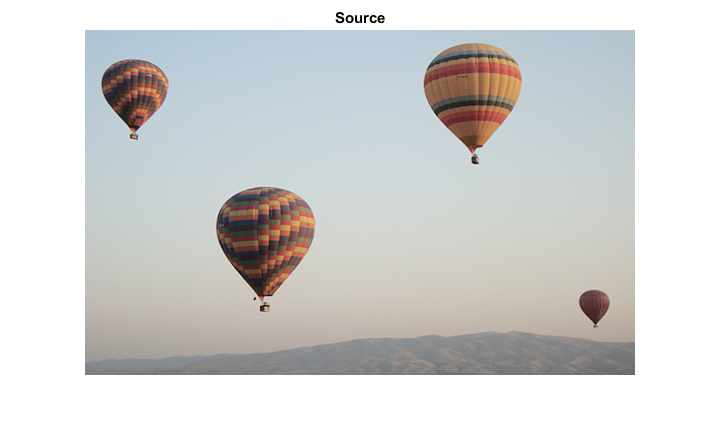
//> input picture stuff.png, 722 x 440 px
$ ./CvEllipseFitExp stuff.png   (built with g++ and OpenCV 4)
//> lines starting //> are read from the running program, lines starting //| are printed output that depends on the picture; after the words box and inside, x2 and y2 are one past the last pixel; in counts of white or black regions, pixels touching at a corner belong together
/**
 * @function generalContours_demo2.cpp
 * @brief Demo code to obtain ellipses and rotated rectangles that contain detected contours
 * @author OpenCV team
 */

#include "opencv2/imgcodecs.hpp"
#include "opencv2/highgui.hpp"
#include "opencv2/imgproc.hpp"
#include <iostream>

using namespace cv;
using namespace std;

Mat src_gray;
int thresh = 100;
RNG rng(12345);

void thresh_callback(int, void* );


int main( int argc, char** argv )
{
    /// Load source image and convert it to gray
    Mat src = imread( "../stuff.png") ;
//> src is the input picture: 440 rows x 722 cols, CV_8UC3; mean B, G, R 212.4, 213.1, 212.6
    if( src.empty() )
    {
        cout << "Could not open or find the image!\n" << endl;
        cout << "Usage: " << argv[0] << " <Input image>" << endl;
        return -1;
    }

    /// Convert image to gray and blur it
    cvtColor( src, src_gray, COLOR_BGR2GRAY );
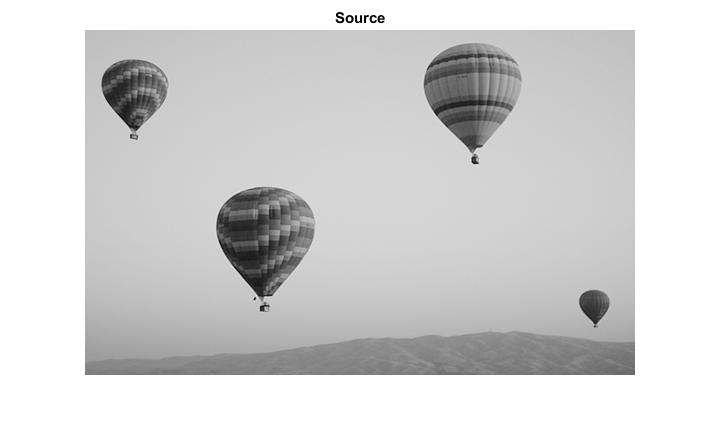
//> src_gray: 440 rows x 722 cols, CV_8UC1; min 0, max 255, mean 212.9
    blur( src_gray, src_gray, Size(3,3) );

    /// Create Window
    const char* source_window = "Source";
    namedWindow( source_window );
    imshow( source_window, src );

    const int max_thresh = 255;
    createTrackbar( "Canny thresh:", source_window, &thresh, max_thresh, thresh_callback );
    thresh_callback( 0, 0 );

    waitKey();
    return 0;
}

void thresh_callback(int, void* )
{
    /// Detect edges using Canny
    Mat canny_output;
    Canny( src_gray, canny_output, thresh, thresh*2 );
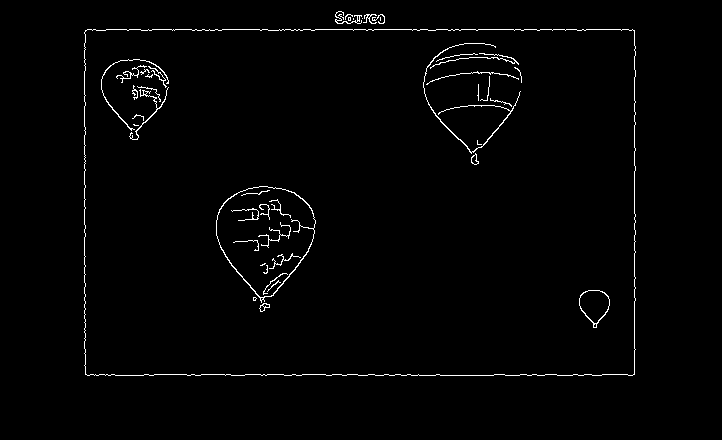
//> canny_output: 440 rows x 722 cols, CV_8UC1; 1.5% white in thin lines or dots, all inside (x1, y1, x2, y2) = (84, 11, 636, 376)
    /// Find contours
    vector<vector<Point> > contours;
    findContours( canny_output, contours, RETR_TREE, CHAIN_APPROX_SIMPLE, Point(0, 0) );
//> contours = 59 contours, 44 with area under 20; largest, box (x1, y1, x2, y2) and area: (84, 29, 636, 376) 189841, (84, 29, 636, 376) 189839, (216, 186, 316, 303) 7813, (216, 186, 316, 298) 7684, (579, 290, 610, 328) 748

    /// Find the rotated rectangles and ellipses for each contour
    vector<RotatedRect> minRect( contours.size() );
    vector<RotatedRect> minEllipse( contours.size() );
    for( size_t i = 0; i < contours.size(); i++ )
    {
        minRect[i] = minAreaRect( contours[i] );
        if( contours[i].size() > 5 )
        {
            minEllipse[i] = fitEllipse( contours[i] );
        }
    }
//> this loop made 59 passes

    /// Draw contours + rotated rects + ellipses
    Mat drawing = Mat::zeros( canny_output.size(), CV_8UC3 );
    for( size_t i = 0; i< contours.size(); i++ )
    {
        Scalar color = Scalar( rng.uniform(0, 256), rng.uniform(0,256), rng.uniform(0,256) );
        // contour
        drawContours( drawing, contours, (int)i, color );
        // ellipse
        ellipse( drawing, minEllipse[i], color, 2 );
        // rotated rectangle
        Point2f rect_points[4];
        minRect[i].points( rect_points );
        for ( int j = 0; j < 4; j++ )
        {
            line( drawing, rect_points[j], rect_points[(j+1)%4], color );
        }
    }
//> this loop made 59 passes
//> rect_points on passes 1, 2, 34, 37, 47, 48, 49, 50, 52, 53, 57: 4 Points (x, y): [635, 375], [84, 375], [84, 29], [635, 29], 4 Points (x, y): [635, 375], [84, 375], [84, 29], [635, 29], 4 Points (x, y): [137, 99], [132, 99], [132, 85], [137, 85], 4 Points (x, y): [152, 77], [145, 77], [145, 74], [152, 74], 4 Points (x, y): [362, 18], [362, 18], [362, 18], [362, 18], 4 Points (x, y): [353, 19], [353, 19], [353, 18], [353, 18], 4 Points (x, y): [380, 20], [380, 20], [380, 17], [380, 17], 4 Points (x, y): [350, 20], [348, 20], [348, 17], [350, 17], 4 Points (x, y): [384, 23], [372, 23], [372, 14], [384, 14], 4 Points (x, y): [376, 23], [363, 23], [363, 14], [376, 14], 4 Points (x, y): [361, 23], [335, 23], [335, 11], [361, 11]
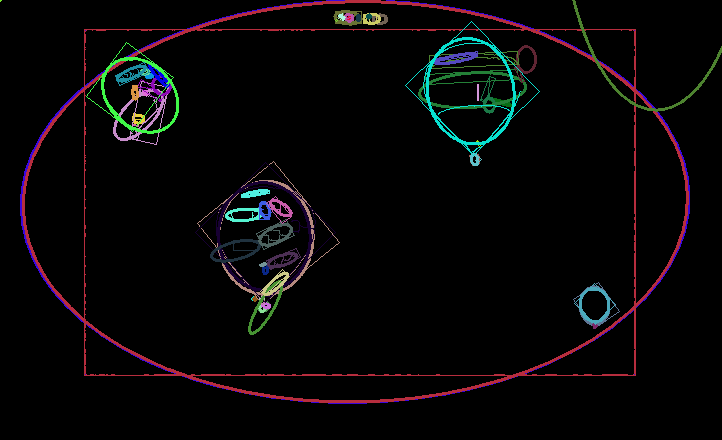
//> drawing: 440 rows x 722 cols, CV_8UC3; mean B, G, R 7.2, 6.2, 7.7

    /// Show in a window
    imshow( "Contours", drawing );
}
